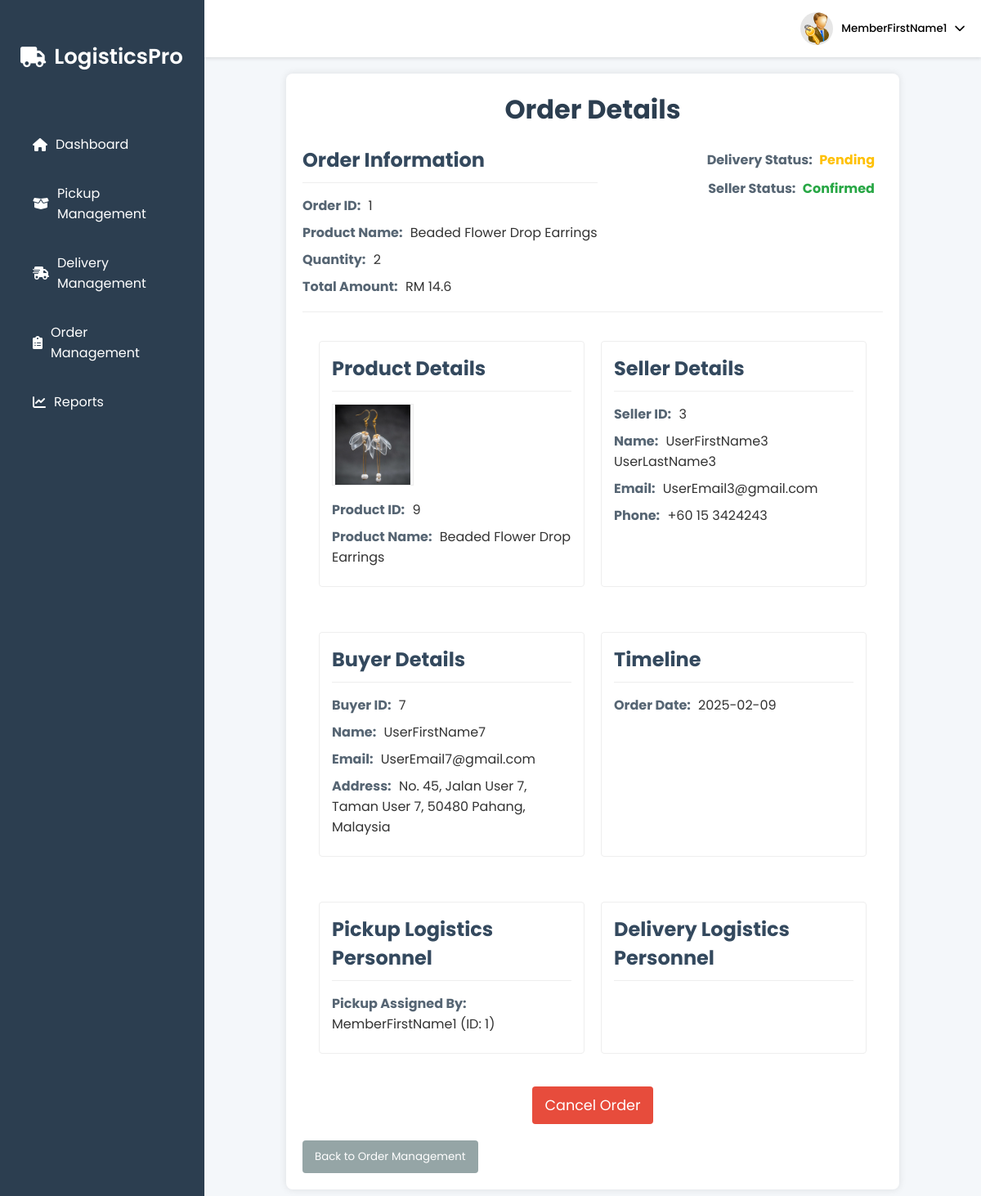
The app's page /logistic/order_details_logistics/1 (signed in) with its own data.
### tables this page shows
CREATE TABLE member (
        pid INTEGER PRIMARY KEY AUTOINCREMENT,
        firstName TEXT NOT NULL,
        lastName TEXT NULL,
        email TEXT UNIQUE NOT NULL,
        password TEXT NOT NULL
    );

CREATE TABLE orders (
        id INTEGER PRIMARY KEY AUTOINCREMENT,
        buyer_id INTEGER NOT NULL,
        product_id INTEGER NOT NULL, 
        quantity INTEGER NOT NULL,
        date DATE NOT NULL,
        payment_method TEXT NOT NULL,
        delivery_status TEXT DEFAULT 'Pending',
        seller_status TEXT DEFAULT 'Pending',
        total_amount DECIMAL(10,2) NOT NULL,
        FOREIGN KEY (buyer_id) REFERENCES user(pid) ON DELETE CASCADE ON UPDATE CASCADE
        FOREIGN KEY (product_id) REFERENCES products(id) 
    );

CREATE TABLE products (
        id INTEGER PRIMARY KEY AUTOINCREMENT,
        name TEXT NOT NULL,
        category TEXT NOT NULL,
        description TEXT,
        price DECIMAL(10, 2) NOT NULL,
        quantity INTEGER NOT NULL,
        condition TEXT NOT NULL,
        seller_id TEXT NOT NULL,
        image_path TEXT,
        video_path TEXT,
        FOREIGN KEY (seller_id) REFERENCES sellers(id) ON DELETE CASCADE
    );

CREATE TABLE sellers (
        id INTEGER NOT NULL,
        name TEXT NOT NULL,
        email TEXT UNIQUE NOT NULL,
        phone_number TEXT NOT NULL,
        FOREIGN KEY (id) REFERENCES user(pid) ON DELETE CASCADE ON UPDATE CASCADE
    );

CREATE TABLE user (
        pid INTEGER PRIMARY KEY AUTOINCREMENT,
        firstName TEXT NOT NULL,
        lastName TEXT NULL,
        email TEXT UNIQUE NOT NULL,
        password TEXT NOT NULL,
        isSeller INTEGER DEFAULT 0,
        haveBankCard INTEGER DEFAULT 0,
        phone_number TEXT,
        wallet DECIMAL(10, 2) DEFAULT 0.00,
        address TEXT
    );

### logistic_feature.py (the view)
@logistic_blueprint.route("/order_details_logistics/<int:order_id>", methods=['GET'])
def order_details_logistics(order_id):
    member_id = session.get("member_id")
    if not member_id:
        flash("Please log in to access this page.", "danger")
        return redirect(url_for("logistic.login"))
    con = get_connect_db()
    cur = con.cursor()
    order = cur.execute("""
        SELECT
            o.id as order_id,
            o.buyer_id,
            o.product_id,
            o.quantity as order_quantity,
            o.date,
            o.total_amount,
            o.delivery_status,
            o.seller_status,
            p.name as product_name,
            p.image_path as product_image_path,
            p.price as product_price,
            s.id as seller_id,
            s.name as seller_name,
            s.email as seller_email,
            s.phone_number as seller_phone,
            u.firstName as buyer_name,
            u.email as buyer_email,
            u.address as buyer_address,
            ad.pickup_date,
            ad.arrival_date,
            ad.delivered_date,
            m1.firstName as delivery_assigned_member_name,
            m1.pid as delivery_assigned_member_id,
            m2.firstName as delivery_status_updated_member_name,
            m2.pid as delivery_status_updated_member_id,
            pr.courier,
            m3.firstName as pickup_assigned_member_name,
            m3.pid as pickup_assigned_member_id,
            m4.firstName as pickup_status_updated_member_name,
            m4.pid as pickup_status_updated_member_id
        FROM orders o
        JOIN products p ON o.product_id = p.id
        LEFT JOIN sellers s ON p.seller_id = s.id
        LEFT JOIN user u ON o.buyer_id = u.pid
        LEFT JOIN assign_delivery ad ON o.id = ad.order_id
        LEFT JOIN pickup_request pr ON o.id = pr.order_id
        LEFT JOIN member m1 ON ad.assigned_member_id = m1.pid
        LEFT JOIN member m2 ON ad.status_updated_member_id = m2.pid
        LEFT JOIN member m3 ON pr.assigned_member_id = m3.pid
        LEFT JOIN member m4 ON pr.status_updated_member_id = m4.pid
        WHERE o.id = ?
        """, (order_id,)).fetchone()
    if not order:
        flash("Order not found in our database.", "warning")
        return redirect(url_for("logistic.order_management"))
    try:
        int(order['seller_id'])
    except (ValueError, TypeError):
        order = dict(order) # Convert to dictionary so that we can assign new key:value
        order['seller_name'] = "Admin's Choice"
        order['seller_email'] = "support@trashandtreasure.com" # Added dummy admin email
        order['seller_phone'] = "+1 (800) 123-4567" # Added dummy admin phone
    con.close()
    return render_template("order_details_logistics.html", order=order)

### db.py (called while the page is built)
def get_connect_db():
    conn = sqlite3.connect(DATABASE_PATH)
    conn.row_factory = sqlite3.Row
    return conn

### web.py (called while the page is built)
@app.after_request
def add_header(response):
    response.headers["Cache-Control"] = "no-store, no-cache, must-revalidate, post-check=0, pre-check=0, max-age=0"
    response.headers["Pragma"] = "no-cache"
    response.headers["Expires"] = "0"
    return response

### templates/order_details_logistics.html (shortened to what this page needs)
{% extends "logistic_page.html" %}
{% block content %}
<link rel="stylesheet" href="/static/order_details_logistics.css">
<div class="order-details-container">
    <h1>Order Details</h1>
    <section class="order-header">
         <div class="order-info-header">
            <h2>Order Information</h2>
             <p><strong>Order ID:</strong> {{ order.order_id }}</p>
             <p><strong>Product Name:</strong> {{ order.product_name }}</p>
             <p><strong>Quantity:</strong> {{ order.order_quantity }}</p>
             <p><strong>Total Amount:</strong> RM {{ order.total_amount }}</p>
        </div>
        <div class="order-status">
              <span class="status-badge {{ order.delivery_status|lower }}"><strong>Delivery Status:</strong> {{ order.delivery_status }}</span>
              <span class="status-badge {{ order.seller_status|lower }}"><strong>Seller Status:</strong> {{ order.seller_status }}</span>
         </div>
    </section>
    <div class="content-container">
        <section class="buyer-product-info">
              <div class="product-info">
                <h2>Product Details</h2>
                     {% if order.product_image_path %}
                        <img src="{{order.product_image_path}}" alt="{{ order.product_name }}" class="product-image"/>
                     {%endif%}
                     <p><strong>Product ID:</strong> {{ order.product_id }}</p>
                    <p><strong>Product Name:</strong> {{ order.product_name }}</p>
                 </div>
                  <div class="seller-info">
                       <h2>Seller Details</h2>
                     {% if order.seller_id != 'Admin' %}
                        <p><strong>Seller ID:</strong> {{ order.seller_id }}</p>
                     {% endif %}
                    <p><strong>Name:</strong> {{ order.seller_name }}</p>
                    <p><strong>Email:</strong> {{ order.seller_email }}</p>
                      {% if order.seller_phone %}
                        <p><strong>Phone:</strong> {{ order.seller_phone }}</p>
                       {% endif %}
                </div>
        </section>
    </div>
     <div class="content-container">
        <section class="buyer-product-info">
              <div class="product-info">
                  <h2>Buyer Details</h2>
                      <p><strong>Buyer ID:</strong> {{ order.buyer_id }}</p>
                      <p><strong>Name:</strong> {{ order.buyer_name }}</p>
                     <p><strong>Email:</strong> {{ order.buyer_email }}</p>
                     <p><strong>Address:</strong> {{ order.buyer_address }}</p>
                </div>
                  <div class="seller-info">
                     <h2>Timeline</h2>
                      <p><strong>Order Date:</strong> {{ order.date }}</p>
                  </div>
          </section>
    </div>
    <div class="content-container">
        <section class="buyer-product-info">
            <div class="product-info">
                <h2>Pickup Logistics Personnel</h2>
                    {% if order.pickup_assigned_member_name %}
                        <p><strong>Pickup Assigned By:</strong> {{ order.pickup_assigned_member_name }} (ID: {{ order.pickup_assigned_member_id }})</p>
                    {% endif %}
            </div>
            <div class="seller-info">
                <h2>Delivery Logistics Personnel</h2>
            </div>
        </section>
    </div>
    <div class="delivery-actions" id="delivery-actions">
      {% if order.delivery_status != 'Delivered' and  order.delivery_status != 'Cancelled' %}
            <form method="post" action="{{ url_for('logistic.cancel_order', order_id=order.order_id) }}" onsubmit="return confirmCancellation()">
                <button type="submit" class="cancel-btn">Cancel Order</button>
            </form>
        {% endif %}
    </div>
    <button class="back-button" onclick="window.location.href='{{ url_for('logistic.order_management') }}'">Back to Order Management</button>
</div>
{% endblock %}

### templates/logistic_page.html (shortened to what this page needs)
<!DOCTYPE html>
<html lang="en">
<head>
  <link rel="stylesheet" href="/static/logistic_page.css">
  <link rel="stylesheet" href="https://cdnjs.cloudflare.com/ajax/libs/font-awesome/6.0.0-beta3/css/all.min.css">
</head>
<body>
  <div class="container">
    <aside class="sidebar">
      <div class="logo">
        <i class="fas fa-truck"></i>
        <span>LogisticsPro</span>
      </div>
      <nav>
        <ul>
          <li><a href="{{url_for("logistic.dashboard")}}"><i class="fas fa-home"></i> Dashboard</a></li>
          <li><a href="{{url_for("logistic.pickup_management")}}"><i class="fas fa-box-open"></i> Pickup Management</a></li>
          <li><a href="{{url_for("logistic.delivery_management")}}"><i class="fas fa-shipping-fast"></i> Delivery Management</a></li>
          <li><a href="{{url_for("logistic.order_management")}}"><i class="fas fa-clipboard-list"></i> Order Management</a></li>
          <li><a href="{{url_for("logistic.logistics_reports")}}"><i class="fas fa-chart-line"></i> Reports</a></li>
        </ul>
      </nav>
    </aside>
    <main class="main-content">
        <header class="header">
            <div class="header-right">
            <div class="profile-dropdown">
                <button class="profile-btn">
                <img src="/static/images/profile.png" alt="Profile">
                <span>{{session["member_name"]}}</span>
                <i class="fas fa-chevron-down"></i>
                </button>
            </div>
            </div>
        </header>
        {%block content%}{%endblock%}
    </main>
  </div>
</body>
</html>

### static/logistic_page.css (style rules this page uses)
* { margin: 0; padding: 0; box-sizing: border-box; font-family: 'Poppins', sans-serif; }
body { background-color: #f4f7fa; color: #333; }
.container { display: flex; min-height: 100vh; }
.sidebar { width: 250px; background-color: #2c3e50; color: #fff; padding: 20px; display: flex; flex-direction: column; position: fixed; height: 100%; overflow-y: auto; top: 0; left: 0; }
.sidebar .logo { display: flex; align-items: center; margin: 30px 5px; }
.sidebar .logo i { font-size: 25px; margin-right: 10px; }
.sidebar .logo span { font-size: 26px; font-weight: 600; }
.sidebar nav ul { list-style: none; padding: 20px 0px; padding-left: 10px; }
.sidebar nav ul li { margin: 15px 0; }
.sidebar nav ul li a { color: #fff; text-decoration: none; display: flex; align-items: center; padding: 10px; border-radius: 5px; transition: background 0.3s; }
.sidebar nav ul li a i { margin-right: 10px; }
.main-content { flex: 1; display: flex; flex-direction: column; margin-left: 250px; }
.header { background-color: #fff; padding: 15px 20px; display: flex; justify-content: flex-end; box-shadow: 0 2px 4px rgba(0, 0, 0, 0.1); }
.header-right { display: flex; align-items: center; }
.profile-dropdown { position: relative; }
.profile-btn { display: flex; align-items: center; background: none; border: none; cursor: pointer; }
.profile-btn img { border-radius: 50%; margin-right: 10px; width:40px; height:40px; }
.profile-btn span { margin-right: 10px; font-weight: 500; }

### static/order_details_logistics.css (style rules this page uses)
.order-details-container { margin: 20px 100px; background: #fff; padding: 20px; border-radius: 8px; box-shadow: 0 0 10px rgba(0, 0, 0, 0.1); }
.order-header { display: flex; justify-content: space-between; align-items: flex-start; border-bottom: 1px solid #eee; padding-bottom: 10px; margin-bottom: 15px; }
.order-status { display: flex; flex-direction: column; align-items: flex-end; }
h1 { text-align: center; margin-bottom: 20px; color: #2c3e50; }
.order-details-container h2 { border-bottom: 1px solid #eee; padding-bottom: 10px; margin-bottom: 15px; color: #34495e; }
.content-container { display: flex; justify-content: space-between; align-items: flex-start; flex-wrap: wrap; margin-bottom: 15px; }
.buyer-product-info { display: flex; justify-content: space-between; flex-basis: calc(100% - 20px); margin: 10px; }
.product-info, .seller-info { flex: 1; padding: 15px; border: 1px solid #eee; border-radius: 4px; margin: 10px; }
.order-details-container p { margin-bottom: 8px; }
.order-details-container strong { font-weight: bold; color: #566573; margin-right: 5px; }
.back-button { display: block; background-color: #95a5a6; color: #fff; border: none; padding: 10px 15px; border-radius: 4px; cursor: pointer; text-align: center; text-decoration: none; transition: background-color 0.3s ease; margin-top: 20px; }
.product-image { width: 100px; height: 100px; object-fit: contain; margin-bottom: 10px; border: 1px solid #eee; }
.status-badge { padding: 5px 10px; border-radius: 5px; font-weight: bold; }
.status-badge.pending { color: #ffc107; }
.status-badge.delivered, .status-badge.confirmed { color: #28a745; }
.delivery-actions { margin-top: 20px; text-align: center; }
.cancel-btn { background-color: #e74c3c; color: white; padding: 10px 15px; border: none; border-radius: 4px; cursor: pointer; font-size: 1.1em; transition: background-color 0.3s ease, transform 0.3s ease; white-space: nowrap; }

### records on screen
member: member_name "MemberFirstName1", pickup_assigned_member_name "MemberFirstName1", pickup_assigned_member_id "1"
orders: order_id "1", order_quantity "2", total_amount "14.6", delivery_status "Pending", seller_status "Confirmed", product_id "9", buyer_id "7", date "2025-02-09"
products: product_name "Beaded Flower Drop Earrings", product_image_path (picture)
sellers: seller_id "3", seller_name "UserFirstName3 UserLastName3", seller_email "UserEmail3@gmail.com", seller_phone "+60 15 3424243"
user: buyer_name "UserFirstName7", buyer_email "UserEmail7@gmail.com", buyer_address "No. 45, Jalan User 7, Taman User 7, 50480 Pahang, Malaysia"
